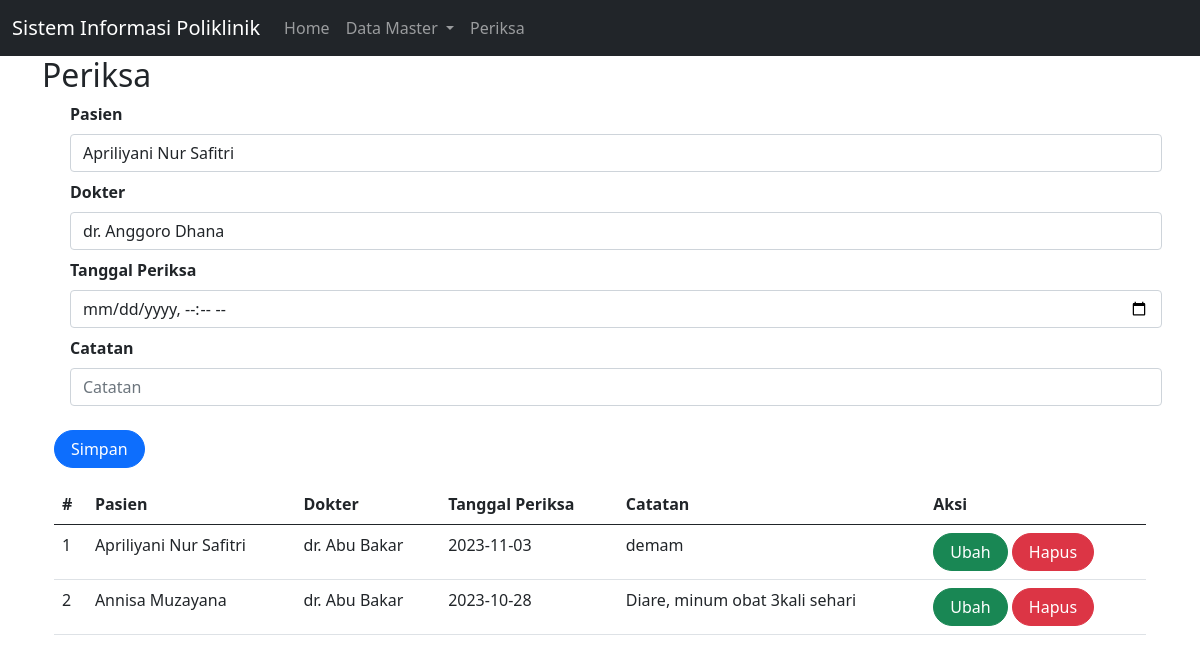
The app's page /index.php?page=periksa with its own data.
### tables this page shows
CREATE TABLE `periksa` (
  `id` int(10) UNSIGNED NOT NULL,
  `id_dokter` int(10) UNSIGNED NOT NULL,
  `id_pasien` int(10) UNSIGNED NOT NULL,
  `tgl_periksa` date NOT NULL,
  `catatan` text DEFAULT NULL
);

CREATE TABLE `pasien` (
  `id` int(10) UNSIGNED NOT NULL,
  `nama` varchar(255) DEFAULT NULL,
  `alamat` varchar(255) DEFAULT NULL,
  `no_hp` varchar(50) DEFAULT NULL
);

CREATE TABLE `dokter` (
  `id` int(10) UNSIGNED NOT NULL,
  `nama` varchar(255) DEFAULT NULL,
  `alamat` varchar(255) DEFAULT NULL,
  `no_hp` varchar(50) DEFAULT NULL
);

### periksa.php (the view, shortened to what this page needs)
<?php
include_once("koneksi.php");
?>
<!DOCTYPE html>
<html lang="en">
<head>
    <link href="https://cdn.jsdelivr.net/npm/bootstrap@5.0.2/dist/css/bootstrap.min.css"
    rel="stylesheet"
>
</head>
<body>
    <div class="container">
<form class="form row" method="POST" action="" name="myForm" onsubmit="return(validate());">
    <?php
    $id_pasien = '';
    $id_dokter = '';
    $tgl_periksa = '';
    $catatan = '';
    ?>
    <div class="form-group mx-sm-3 mb-2">
    <label for="inputPasien" class="form-label fw-bold">Pasien</label>
    <select class="form-control" name="id_pasien">
        <?php
        $selected = '';
        $pasien = mysqli_query($mysqli, "SELECT * FROM pasien");
        while ($data = mysqli_fetch_array($pasien)) {
            if ($data['id'] == $id_pasien) {
                $selected = 'selected="selected"';
            } else {
                $selected = '';
            }
        ?>
            <option value="<?php echo $data['id'] ?>" <?php echo $selected ?>><?php echo $data['nama'] ?></option>
        <?php
        }
        ?>
    </select>
    </div>
    <div class="form-group mx-sm-3 mb-2">
    <label for="inputDokter" class="form-label fw-bold">Dokter</label>
    <select class="form-control" name="id_dokter">
        <?php
        $selected = '';
        $dokter = mysqli_query($mysqli, "SELECT * FROM dokter");
        while ($data = mysqli_fetch_array($dokter)) {
            if ($data['id'] == $id_dokter) {
                $selected = 'selected="selected"';
            } else {
                $selected = '';
            }
        ?>
            <option value="<?php echo $data['id'] ?>" <?php echo $selected ?>><?php echo $data['nama'] ?></option>
        <?php
        }
        ?>
    </select>
    </div>
    <div class="form-group mx-sm-3 mb-2">
        <label for="inputTglPeriksa" class="form-label fw-bold">
            Tanggal Periksa
        </label>
        <input type="datetime-local" class="form-control" name="tgl_periksa" id="inputTglPeriksa" placeholder="Tanggal Periksa" value="<?php echo $tgl_periksa ?>">
    </div>
    <div class="form-group mx-sm-3 mb-2">
        <label for="inputCatatan" class="form-label fw-bold">
            Catatan
        </label>
        <input type="text" class="form-control" name="catatan" id="inputCatatan" placeholder="Catatan" value="<?php echo $catatan ?>">
    </div>
    <div class="mt-3">
        <button type="submit" class="btn btn-primary rounded-pill px-3" name="simpan">Simpan</button>
    </div>
</form>
<table class="table table-hover mt-3">
    <thead>
        <tr>
            <th scope="col">#</th>
            <th scope="col">Pasien</th>
            <th scope="col">Dokter</th>
            <th scope="col">Tanggal Periksa</th>
            <th scope="col">Catatan</th>
            <th scope="col">Aksi</th>
        </tr>
    </thead>
    <tbody>
        <?php
        $result = mysqli_query($mysqli, "SELECT pr.*,d.nama as 'nama_dokter', p.nama as 'nama_pasien' FROM periksa pr LEFT JOIN dokter d ON (pr.id_dokter=d.id) LEFT JOIN pasien p ON (pr.id_pasien=p.id) ORDER BY pr.tgl_periksa DESC");
        $no = 1;
        while ($data = mysqli_fetch_array($result)) {
        ?>
            <tr>
                <td><?php echo $no++ ?></td>
                <td><?php echo $data['nama_pasien'] ?></td>
                <td><?php echo $data['nama_dokter'] ?></td>
                <td><?php echo $data['tgl_periksa'] ?></td>
                <td><?php echo $data['catatan'] ?></td>
                <td>
                <a class="btn btn-success rounded-pill px-3"
                    href="index.php?page=periksa&id=<?php echo $data['id'] ?>">Ubah
                    </a>
                    <a class="btn btn-danger rounded-pill px-3"
                    href="index.php?page=periksa&id=<?php echo $data['id'] ?>&aksi=hapus">Hapus
                    </a>
                </td>
            </tr>
        <?php
        }
        ?>
    </tbody>
</table>
</body>
</html>

### records on screen
periksa: id_pasien.nama "Apriliyani Nur Safitri", id_dokter.nama "dr. Abu Bakar", tgl_periksa "2023-11-03", catatan "demam"
periksa: id_pasien.nama "Annisa Muzayana", id_dokter.nama "dr. Abu Bakar", tgl_periksa "2023-10-28", catatan "Diare, minum obat 3kali sehari"

### other values on screen
$_GET['page'] "Periksa"
form field id_pasien "Apriliyani Nur Safitri"
form field id_dokter "dr. Anggoro Dhana"
